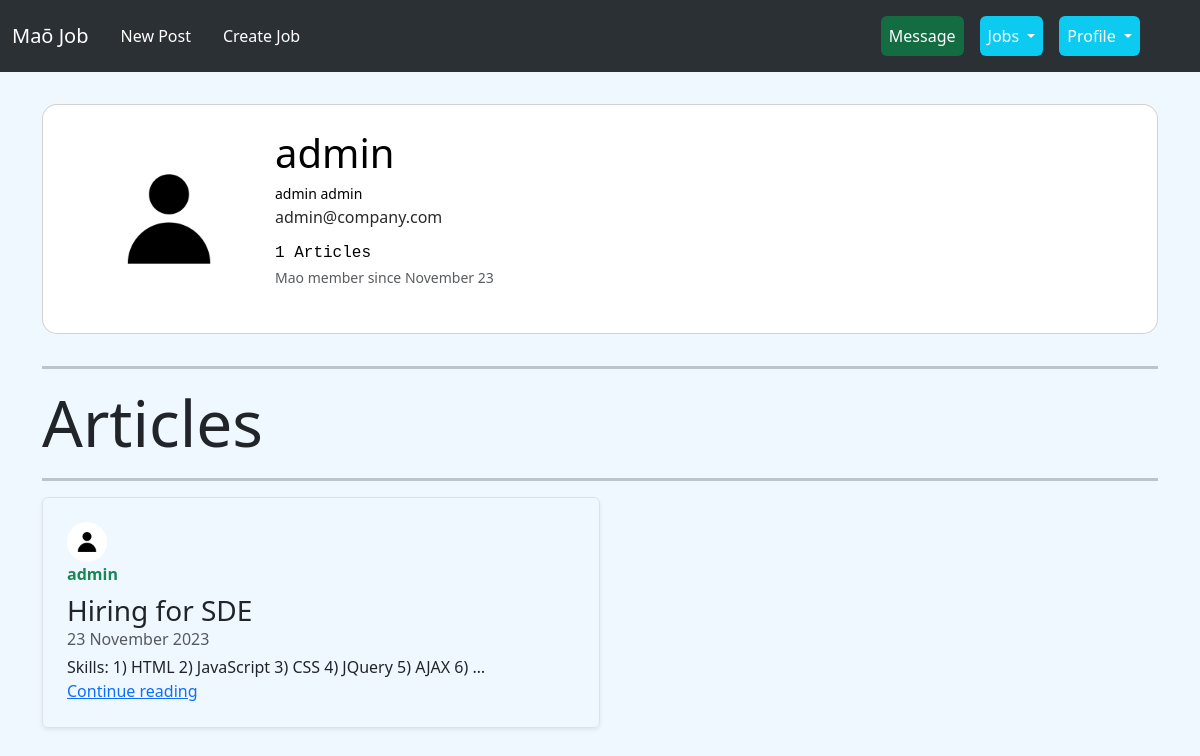
Page /profile/admin/ (signed in) on the committed database.
### user/models.py (models this page shows, shortened)
class Profile(models.Model):
    GENDER_CHOICES = [
        ('M', 'Male'),
        ('F', 'Female'),
        ('T', 'Transgender')
    ]
    USER_TYPE = [
        ('R', 'Recruiter'),
        ('E', 'Employee')
    ]
    user = models.OneToOneField(User, on_delete=models.CASCADE)
    first_name = models.CharField(max_length=30,default="")
    last_name = models.CharField(max_length=30,default="")
    image = models.ImageField(default='profile_pics/default.jpg',upload_to='profile_pics')
    gender = models.CharField(max_length=1,choices=GENDER_CHOICES,default="Unknown")
    user_type = models.CharField(max_length=1, choices=USER_TYPE, default="Unknown")

### blog/models.py (models this page shows, shortened)
class Post(models.Model):
    class Status(models.TextChoices):
        DRAFT = 'DF','Draft'
        PUBLISHED = 'PB', 'Published'
    title = models.CharField( max_length=250)
    slug = models.SlugField(max_length=250,unique_for_date='publish')
    author  = models.ForeignKey(User,on_delete=models.CASCADE,related_name='blog_posts')
    body = models.TextField()
    liked_by = models.ManyToManyField(User, related_name='liked_post')
    image = models.ImageField(upload_to='blog_pics',null=True,blank=True)
    publish = models.DateTimeField(default=timezone.now)
    created = models.DateTimeField(auto_now_add=True)
    updated = models.DateTimeField(auto_now=True)
    status = models.CharField(max_length=2,choices=Status.choices,default=Status.DRAFT)
    objects = models.Manager() #the default manager
    published = PublishedManager()
    class Meta:
        ordering = ['-publish']
        indexes = [
            models.Index(fields=['-publish']),
        ]
    def get_absolute_url(self):
        return reverse("blog:post_detail", args=[self.publish.year,
                                                  self.publish.month,
                                                  self.publish.day,
                                                  self.slug,
                                                  self.id])

### user/views.py (the view)
# urls.py: path('profile/<str:username>/', profile, name='profile'),
@login_required
def profile(request, username):
    if request.method=='POST':
        u_form = UserUpdateForm(request.POST, instance=request.user)
        p_form = ProfileUpdateForm(instance=request.user.profile,
                                    data=request.POST,
                                    files=request.FILES)
        if u_form.is_valid() and p_form.is_valid():
            u_form.save()
            p_form.save()
            messages.success(request,f"Your Profile has been Updated!")
            profile_url = reverse('profile', args=[request.user])
            return redirect(profile_url)
    else:
        u_form = UserUpdateForm(instance=request.user)
        p_form =ProfileUpdateForm(instance=request.user.profile)
    current_user = User.objects.filter(username=username).first()
    print(current_user)
    posts = Post.objects.filter(author=current_user)
    number_of_articles = Post.published.filter(author=current_user).count()
    context = {
        'u_form':u_form,
        'p_form':p_form,
        'posts':posts,
        'current_user':current_user,
        'number_of_articles' : number_of_articles,
    }
    return render(request, 'user/profile.html', context)

### blog/models.py (called while the page is built)
    def get_queryset(self):
        return super().get_queryset()\
                    .filter(status=Post.Status.PUBLISHED)

### user/templates/user/profile.html (shortened to what this page needs)
{% extends "blog/base.html" %}
{% load crispy_forms_tags %}
{% block content %}
  <div class="container py-3 h-100">
    <div class="row d-flex justify-content-center align-items-center h-100">
        <div class="card" style="border-radius: 15px;">
          <div class="card-body p-4">
            <div class="d-flex text-black">
              <div class="flex-shrink-0">
                <img src="{{ current_user.profile.image.url}}"
                  alt="Generic placeholder image" class="img-fluid"
                  style="width: 180px; border-radius: 10px;">
              </div>
              <div class="flex-grow-1 ms-3">
                <h5 class="mb-1 display-6">{{current_user.username}}</h5>
                <small>{{current_user.profile.first_name }} {{current_user.profile.last_name}}</small>
                <br>
                <p class="mb-2 pb-1" style="color: #2b2a2a;">{{current_user.email}}</p>
                <p class="mb-0 font-monospace">{{ number_of_articles }} Articles</p>
                <small class="text-muted">Mao member since {{ current_user.date_joined|date:"F y" }}</small>
                </div>
              </div>
            </div>
          </div>
        </div>
    </div>
  </div>
  <hr class='bold-hr'>
  <h1 class="display-3 ">Articles</h1>
  {% if posts%}
  <hr class='bold-hr'>
  {% for post in posts %}
    <div class="col-md-6 ">
      <div class="row g-0 border rounded overflow-hidden flex-md-row mb-4 shadow-sm h-md-250 position-relative">
        <div class="col p-4 d-flex flex-column position-static">
          <img class="rounded-circle" src="{{ post.author.profile.image.url }}" width="40" height="40" >
          <strong class="d-inline-block mb-2 text-success">{{ post.author}}</strong>
          <h3 class="mb-0">{{ post.title}}</h3>
          <div class="mb-1 text-muted">{{ post.publish|date:"d F Y"}}</div>
          <p class="mb-auto">{{ post.body|truncatewords:12}}</p>
          <a href="{{ post.get_absolute_url}}" class="stretched-link">Continue reading</a>
        </div>
      </div>
    </div>
  {% endfor %}
  {% else%}
  <h3>No article Posted</h3>
  {% endif %}
{% endblock content %}

### blog/static/blog/main.css (style rules this page uses)
body { background: #1f0061; color: #ffffff; margin-top: 5rem; }
h1, h2, h3, h4, h5, h6 { color: #ff4242 ; }
.bold-hr { border: none; border-top: 3px solid; font-weight: bold; }

### rows in the picture
Post: author.profile.image (placeholder picture), author "admin", title "Hiring for SDE", publish "23 November 2023", body "Skills: 1) HTML 2) JavaScript 3) CSS 4) JQuery 5) AJAX 6) …"

### other values in the picture
{{ current_user.username }} "admin"
{{ current_user.profile.first_name }} "admin"
{{ current_user.profile.last_name }} "admin"
{{ current_user.email }} "admin@company.com"
{{ number_of_articles }} "1"
{{ current_user.date_joined|date:"F y" }} "November 23"
